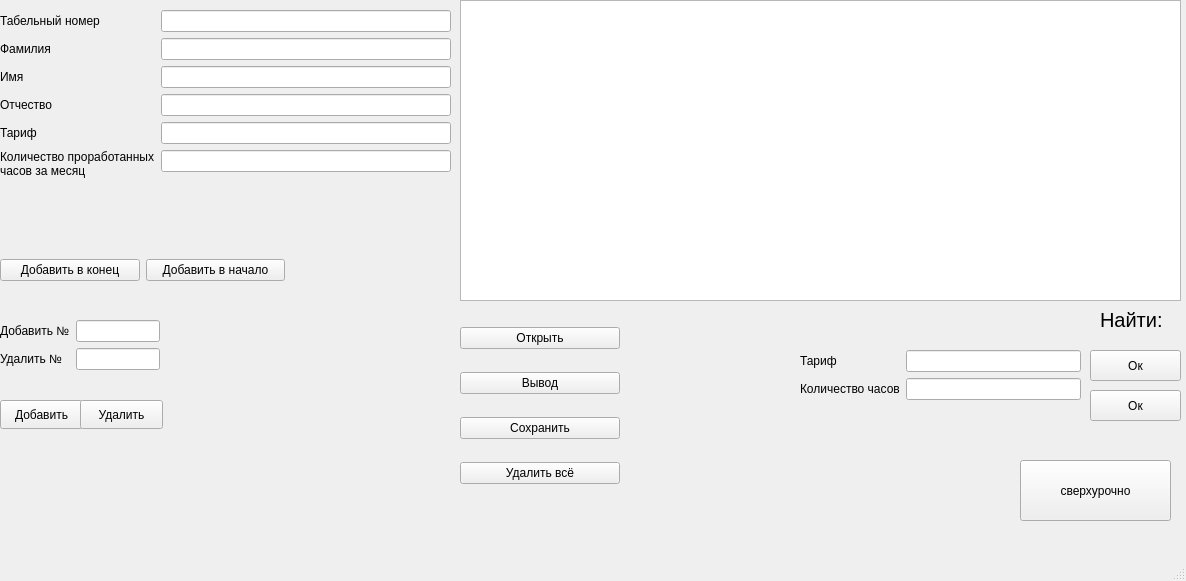
<?xml version="1.0" encoding="UTF-8"?>
<ui version="4.0">
 <class>MainWindow</class>
 <widget class="QMainWindow" name="MainWindow">
  <property name="geometry">
   <rect>
    <x>0</x>
    <y>0</y>
    <width>1186</width>
    <height>581</height>
   </rect>
  </property>
  <property name="windowTitle">
   <string>MainWindow</string>
  </property>
  <widget class="QWidget" name="centralwidget">
   <widget class="QTextBrowser" name="textBrowser">
    <property name="geometry">
     <rect>
      <x>460</x>
      <y>0</y>
      <width>721</width>
      <height>301</height>
     </rect>
    </property>
   </widget>
   <widget class="QLabel" name="label_13">
    <property name="geometry">
     <rect>
      <x>1100</x>
      <y>310</y>
      <width>111</width>
      <height>20</height>
     </rect>
    </property>
    <property name="font">
     <font>
      <pointsize>15</pointsize>
     </font>
    </property>
    <property name="text">
     <string>Найти:</string>
    </property>
   </widget>
   <widget class="QPushButton" name="insert">
    <property name="geometry">
     <rect>
      <x>0</x>
      <y>400</y>
      <width>83</width>
      <height>29</height>
     </rect>
    </property>
    <property name="text">
     <string>Добавить</string>
    </property>
   </widget>
   <widget class="QPushButton" name="pushButton">
    <property name="geometry">
     <rect>
      <x>1090</x>
      <y>350</y>
      <width>91</width>
      <height>31</height>
     </rect>
    </property>
    <property name="text">
     <string>Ок</string>
    </property>
   </widget>
   <widget class="QPushButton" name="pushButton_3">
    <property name="geometry">
     <rect>
      <x>1090</x>
      <y>390</y>
      <width>91</width>
      <height>31</height>
     </rect>
    </property>
    <property name="text">
     <string>Ок</string>
    </property>
   </widget>
   <widget class="QPushButton" name="deletenumber">
    <property name="geometry">
     <rect>
      <x>80</x>
      <y>400</y>
      <width>83</width>
      <height>29</height>
     </rect>
    </property>
    <property name="text">
     <string>Удалить</string>
    </property>
   </widget>
   <widget class="QPushButton" name="pushButton_2">
    <property name="geometry">
     <rect>
      <x>1020</x>
      <y>460</y>
      <width>151</width>
      <height>61</height>
     </rect>
    </property>
    <property name="text">
     <string>сверхурочно</string>
    </property>
   </widget>
   <widget class="QWidget" name="formLayoutWidget">
    <property name="geometry">
     <rect>
      <x>0</x>
      <y>10</y>
      <width>451</width>
      <height>217</height>
     </rect>
    </property>
    <layout class="QFormLayout" name="formLayout">
     <item row="0" column="0">
      <widget class="QLabel" name="label_5">
       <property name="text">
        <string>Табельный номер</string>
       </property>
      </widget>
     </item>
     <item row="0" column="1">
      <widget class="QLineEdit" name="number">
       <property name="text">
        <string/>
       </property>
      </widget>
     </item>
     <item row="1" column="0">
      <widget class="QLabel" name="label_2">
       <property name="text">
        <string>Фамилия</string>
       </property>
      </widget>
     </item>
     <item row="1" column="1">
      <widget class="QLineEdit" name="fi">
       <property name="text">
        <string/>
       </property>
      </widget>
     </item>
     <item row="2" column="0">
      <widget class="QLabel" name="label_3">
       <property name="text">
        <string>Имя</string>
       </property>
      </widget>
     </item>
     <item row="2" column="1">
      <widget class="QLineEdit" name="nam">
       <property name="text">
        <string/>
       </property>
      </widget>
     </item>
     <item row="3" column="0">
      <widget class="QLabel" name="label_8">
       <property name="text">
        <string>Отчество</string>
       </property>
      </widget>
     </item>
     <item row="3" column="1">
      <widget class="QLineEdit" name="otc">
       <property name="text">
        <string/>
       </property>
      </widget>
     </item>
     <item row="4" column="0">
      <widget class="QLabel" name="label_14">
       <property name="text">
        <string>Тариф</string>
       </property>
      </widget>
     </item>
     <item row="4" column="1">
      <widget class="QLineEdit" name="tarrif">
       <property name="text">
        <string/>
       </property>
      </widget>
     </item>
     <item row="5" column="0">
      <widget class="QLabel" name="label_4">
       <property name="text">
        <string>Количество проработанных
часов за месяц</string>
       </property>
      </widget>
     </item>
     <item row="5" column="1">
      <widget class="QLineEdit" name="hours">
       <property name="text">
        <string/>
       </property>
      </widget>
     </item>
    </layout>
   </widget>
   <widget class="QWidget" name="horizontalLayoutWidget">
    <property name="geometry">
     <rect>
      <x>0</x>
      <y>230</y>
      <width>285</width>
      <height>80</height>
     </rect>
    </property>
    <layout class="QHBoxLayout" name="horizontalLayout">
     <item>
      <widget class="QPushButton" name="addInfo_Tail">
       <property name="text">
        <string>Добавить в конец</string>
       </property>
      </widget>
     </item>
     <item>
      <widget class="QPushButton" name="addInfo_Head">
       <property name="text">
        <string>Добавить в начало</string>
       </property>
      </widget>
     </item>
    </layout>
   </widget>
   <widget class="QWidget" name="formLayoutWidget_2">
    <property name="geometry">
     <rect>
      <x>0</x>
      <y>320</y>
      <width>160</width>
      <height>80</height>
     </rect>
    </property>
    <layout class="QFormLayout" name="formLayout_2">
     <item row="0" column="0">
      <widget class="QLabel" name="label_6">
       <property name="text">
        <string>Добавить №</string>
       </property>
      </widget>
     </item>
     <item row="1" column="0">
      <widget class="QLabel" name="label_7">
       <property name="text">
        <string>Удалить №</string>
       </property>
      </widget>
     </item>
     <item row="0" column="1">
      <widget class="QLineEdit" name="insertNumber">
       <property name="text">
        <string/>
       </property>
      </widget>
     </item>
     <item row="1" column="1">
      <widget class="QLineEdit" name="deleteNumber">
       <property name="text">
        <string/>
       </property>
      </widget>
     </item>
    </layout>
   </widget>
   <widget class="QWidget" name="verticalLayoutWidget">
    <property name="geometry">
     <rect>
      <x>460</x>
      <y>310</y>
      <width>160</width>
      <height>195</height>
     </rect>
    </property>
    <layout class="QVBoxLayout" name="verticalLayout">
     <item>
      <widget class="QPushButton" name="open">
       <property name="text">
        <string>Открыть</string>
       </property>
      </widget>
     </item>
     <item>
      <widget class="QPushButton" name="out">
       <property name="text">
        <string>Вывод</string>
       </property>
      </widget>
     </item>
     <item>
      <widget class="QPushButton" name="save">
       <property name="text">
        <string>Сохранить</string>
       </property>
      </widget>
     </item>
     <item>
      <widget class="QPushButton" name="deleteAll">
       <property name="text">
        <string>Удалить всё</string>
       </property>
      </widget>
     </item>
    </layout>
   </widget>
   <widget class="QWidget" name="formLayoutWidget_3">
    <property name="geometry">
     <rect>
      <x>800</x>
      <y>350</y>
      <width>281</width>
      <height>80</height>
     </rect>
    </property>
    <layout class="QFormLayout" name="formLayout_3">
     <item row="0" column="0">
      <widget class="QLabel" name="label_9">
       <property name="text">
        <string>Тариф</string>
       </property>
      </widget>
     </item>
     <item row="0" column="1">
      <widget class="QLineEdit" name="number_2">
       <property name="text">
        <string/>
       </property>
      </widget>
     </item>
     <item row="1" column="0">
      <widget class="QLabel" name="label_10">
       <property name="text">
        <string>Количество часов</string>
       </property>
      </widget>
     </item>
     <item row="1" column="1">
      <widget class="QLineEdit" name="number_3">
       <property name="text">
        <string/>
       </property>
      </widget>
     </item>
    </layout>
   </widget>
  </widget>
  <widget class="QMenuBar" name="menubar">
   <property name="geometry">
    <rect>
     <x>0</x>
     <y>0</y>
     <width>1186</width>
     <height>25</height>
    </rect>
   </property>
  </widget>
  <widget class="QStatusBar" name="statusbar"/>
 </widget>
 <resources/>
 <connections/>
</ui>
